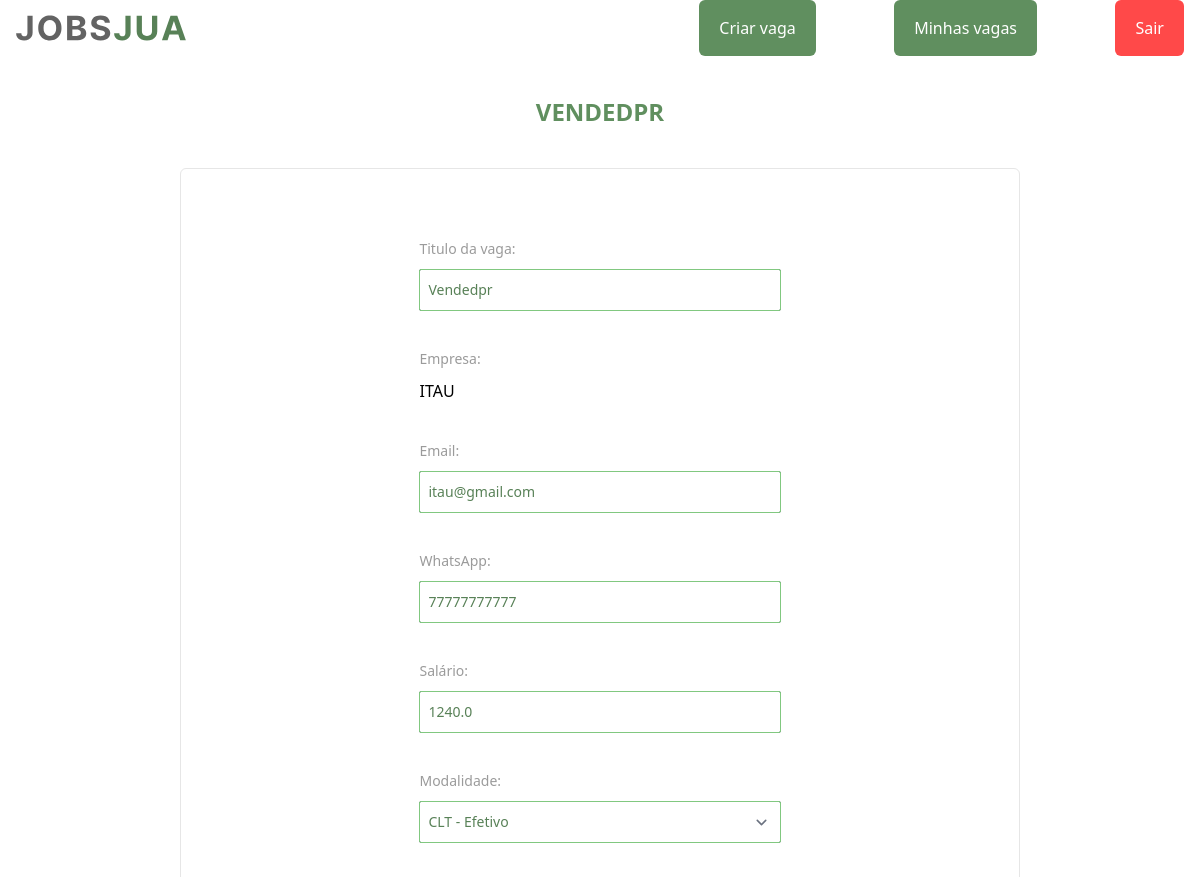
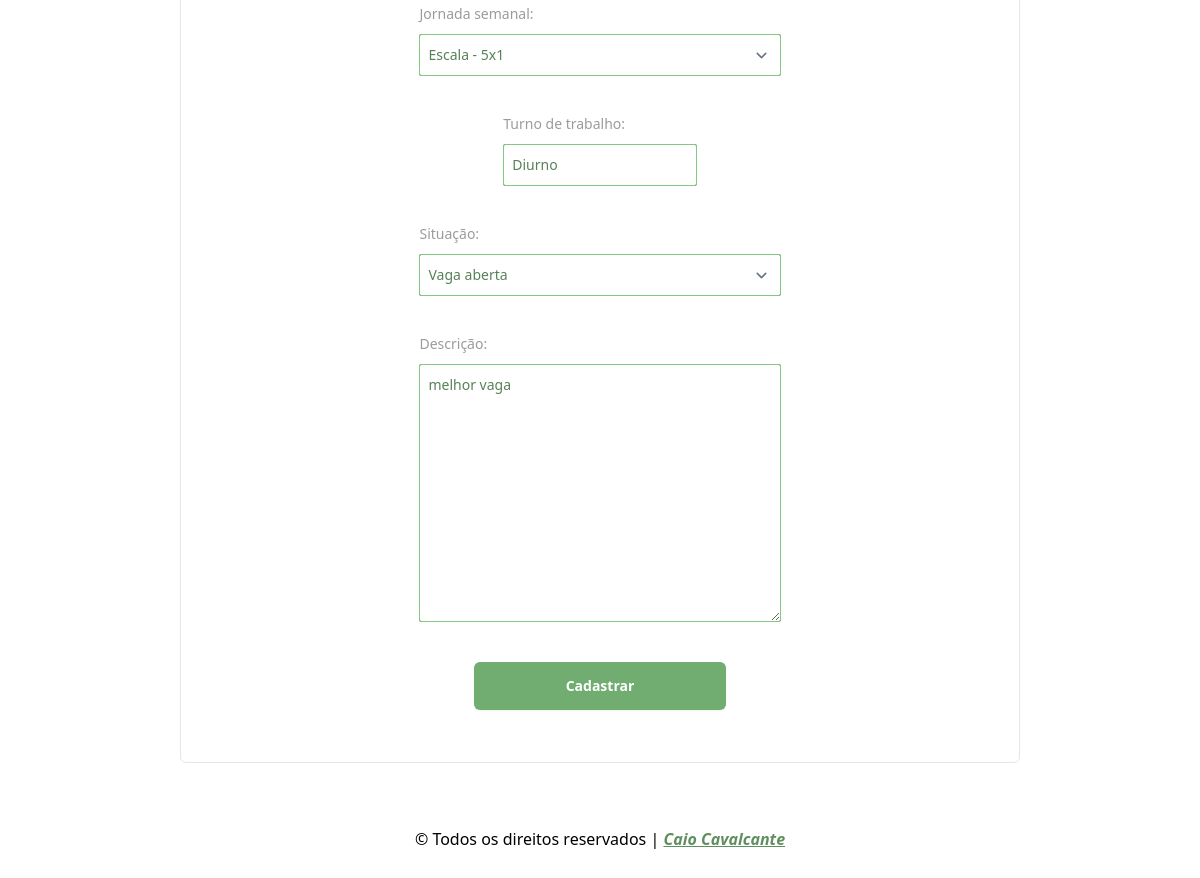
The app's page /auth/platform/edit_vacancie/40 (signed in) with its own data (2 pictures, top to bottom).
### jobs/models.py (models this page shows)
class Vacancie(models.Model):
  TYPE_MODALITY = (
    ("CLT - Efetivo",     'CLT - Efetivo'),
    ("CLT - Ferista",     'CLT - Ferista'),
    ("CLT - Contrato",    'CLT - Contrato'),
    ("AVULSO - Diaria",   'AVULSO - Diaria'),
    ("AVULSO - Semanal",  'AVULSO - Semanal'),
    ("AVULSO - Quinzena", 'AVULSO - Quinzena'),
    ("CNPJ - Prestação de serviço",  'CNPJ - Prestação de serviço'),
  )
  TYPE_JOURNEY = (
    ("Escala - 5x1",      'Escala - 5x1'),
    ("Escala - 5x2",      'Escala - 5x2'),
    ("Escala - 6x1",      'Escala - 6x1'),
    ("Escala - 12x36",    'Escala - 12x36'),
    ("Escala - 18x36",    'Escala - 18x36'),
    ("Diaria - 1 Dia",    'Diaria - 1 Dia'),
    ("Diaria - 7 Dias",   'Diaria - 7 Dias'),
    ("Diaria - 15 Dias",  'Diaria - 15 Dias'),
  )
  TYPE_STATE = (
    (True,'Vaga aberta'),
    (False,'Vaga fechada'),
  )
  title = models.CharField(max_length=200, blank=False, null=False, verbose_name="Titulo")
  enterprise = models.ForeignKey(Enterprise,on_delete=models.CASCADE, verbose_name="Empresa")
  email = models.CharField(max_length=200, blank=False, null=False, verbose_name="Email")
  whatsapp = models.CharField(max_length=200, blank=False, null=False, verbose_name="WhatsApp")
  wage = models.FloatField(max_length=200, blank=False, null=False, verbose_name="Salário")
  modality = models.CharField(choices=TYPE_MODALITY, verbose_name="Modalidade", max_length=200)
  weekly_journey = models.CharField(choices=TYPE_JOURNEY, verbose_name="Jornada", max_length=200)
  work_shift = models.CharField(max_length=200, blank=False, null=False, verbose_name="Turno")
  state = models.BooleanField( choices=TYPE_STATE, default=True , verbose_name="Estado",  )
  description = models.TextField(max_length=2000, blank=False, null=False, verbose_name="Descrição")
  create_at = models.DateTimeField(auto_now=True)
  USERNAME_FIELD = 'email'
  class Meta:
    verbose_name_plural = 'Vagas'
  def __str__(self):
    return self.title

class Enterprise(AbstractUser):
  HIRING_CHOICES = (
    (True, "Sim"),
    (False, "Não"),
  )
  cnpj = models.CharField(max_length=14, null=False, blank=False,unique=True, verbose_name="CNPJ")
  email = models.EmailField(unique=True, verbose_name="Email")
  sector = models.CharField(max_length=200, verbose_name="Setor")
  phone = models.CharField(max_length=11, blank=False, null=False, verbose_name="Telefone")
  whatsapp = models.CharField(max_length=11, blank=False, null=True, verbose_name="WhatsApp")
  is_hiring = models.BooleanField(choices=HIRING_CHOICES, verbose_name="Está contratando", null=False, default=True)
  USERNAME_FIELD = 'email'
  REQUIRED_FIELDS = [
    'username'
  ]
  class Meta:
    verbose_name_plural = 'Empresas'
  def __str__(self):
    return f"{self.username}"

### secret/views.py (the view, shortened to what this page needs)
# urls.py: path('platform/edit_vacancie/<int:id>', views.edit_vacancie, name="edit_vacancie"),
@login_required(login_url='login')
def edit_vacancie(request, id):
  vacancie = Vacancie.objects.get(id=id)
  form = VacancieForm(instance=vacancie)
  if request.method == "GET":
    context = { 'vacancie': vacancie,'form': form }
    return render(request, template_name='edit_vacancie.html', context=context)

### secret/templates/edit_vacancie.html (shortened to what this page needs)
{% extends "jobs/base.html" %}
{% block title-page %}
  {{ vacancie|upper }}
{% endblock title-page %}
{% block main %}
  <form class="space-y-5 flex flex-wrap justify-center w-full h-auto py-5 rounded-sm
  md:w-[70%]
  lg:w-[50%]
  "action="{% url 'edit_vacancie' id=vacancie.id %}" method="POST">
  <div class="p-2 w-[90%]">
    <label for="title" class="block text-sm/6 font-medium text-myWhite-800">Titulo da vaga:</label>
    <div class="mt-2">
      {{ form.title }}
    </div>
  </div>
  <div class="p-2 w-[90%]">
    <label for="enterprise" class="block text-sm/6 font-medium text-myWhite-800">Empresa:</label>
    <div class="mt-2">
      {{ vacancie.enterprise|upper }}
    </div>
  </div>
  <div class="p-2 w-[90%]">
    <label for="email" class="block text-sm/6 font-medium text-myWhite-800">Email:</label>
    <div class="mt-2">
      {{ form.email }}
    </div>
  </div>
  <div class="p-2 w-[90%]">
    <label id="whatsapp" for="whatsapp" class="block text-sm/6 font-medium text-myWhite-800">WhatsApp:</label>
    <div class="mt-2">
      {{ form.whatsapp }}
    </div>
  </div>
  <div class="p-2 w-[90%]">
    <label for="wage" class="block text-sm/6 font-medium text-myWhite-800">Salário:</label>
    <div class="mt-2">
      {{ form.wage }}
    </div>
  </div>
  <div class="p-2 w-[90%]">
    <label for="modality" class="block text-sm/6 font-medium text-myWhite-800">Modalidade:</label>
    <div class="mt-2">
      {{ form.modality }}
    </div>
  </div>
  <div class="p-2 w-[90%]">
    <label for="weekly_journey" class="block text-sm/6 font-medium text-myWhite-800">Jornada semanal:</label>
    <div class="mt-2">
      {{ form.weekly_journey }}
    </div>
  </div>
  <div class="p-2
w-[70%]
md:w-[40%]
lg:w-[50%]
">
    <label for="work_shift" class="block text-sm/6 font-medium text-myWhite-800">Turno de trabalho:</label>
    <div class="mt-2">
      {{ form.work_shift }}
    </div></input>
  </div>
  <div class="p-2 w-[90%]">
    <label for="state" class="block text-sm/6 font-medium text-myWhite-800">Situação:</label>
    <div class="mt-2">
      {{ form.state }}
    </div>
  </div>
  <div class="p-2 w-[90%]">
    <label for="description" class="block text-sm/6 font-medium text-myWhite-800">Descrição:</label>
    <div class="mt-2">
      {{ form.description }}
    </div>
  </div>
  <div class="w-[60%] m-auto">
    <button type="submit"
      class="flex w-full justify-center rounded-md bg-myGreen-500 hover:bg-myGreen-600 duration-300  py-3 my-3 text-sm/6 font-semibold text-myWhite-50 shadow-sm">Cadastrar</button>
  </div>
</form>
{% endblock main %}

### records on screen
Vacancie: title "VENDEDPR", title "Vendedpr", enterprise "ITAU", email "itau@gmail.com", whatsapp "77777777777", wage "1240.0", modality "CLT - Efetivo", weekly_journey "Escala - 5x1", work_shift "Diurno", state "Vaga aberta", description "melhor vaga"
